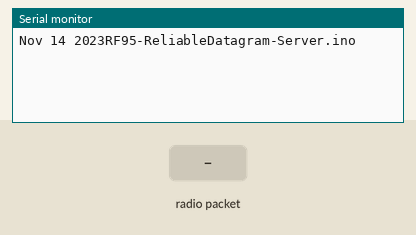
This sketch was run on a simulated Arduino Uno, built for the host (arithmetic inside an expression is 32-bit, double 64-bit). On the bench: the last lines printed to the serial monitor. The inputs (shaded band) are chosen by the test bench. No radio packets arrive unless stated.

Above: at 3.2 s.
3.3 s: radio packet "1" arrives
At 3.8 s:
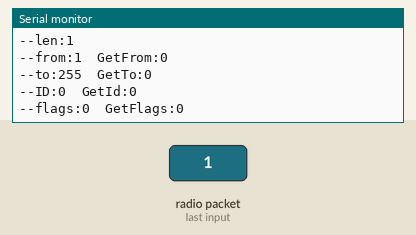
4.8 s: radio packet "0" arrives
At 4.91 s:
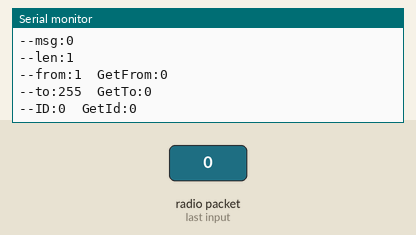
6.3 s: radio packet "2" arrives
At 7.3 s:
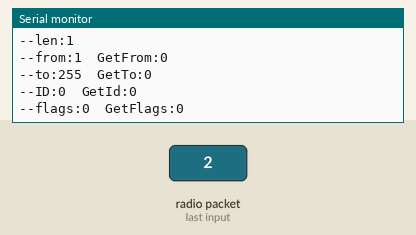

The sketch:

RF95-ReliableDatagram-Server.ino
```cpp
// M0-RFM95-Central-Min (server) Minimalist version for debugging
//
// Adafruit reference:  https://learn.adafruit.com/adafruit-feather-m0-radio-with-lora-radio-module/overview
//
// Class reference:     http://www.airspayce.com/mikem/arduino/RadioHead/classRH__RF95.html
//
// Examples:            http://www.airspayce.com/mikem/arduino/RadioHead/examples.html
//
// Central station which receives messages from sensors
//  - receive and ack message from satellite(s)
//  - display message on OLED
//
// Hardware:  Adafruit Feather M0 RFM95 LoRa
//
// Software:  Arduino IDE 2.3.3 (also tested with 1.8.x with same result)
//            RadioHead library  1.122.1
//
// 241110 - testing with PIR satellites - problems...
//        - satellite reboots on trigger and always starts with ID = 1 which produces duplicate message error
//        - using #define RH_ENABLE_EXPLICIT_RETRY_DEDUP 1 doesn't fix it
//        - ignore errors on manager.recvfromAck() and do my own error checking in later versions
//
// 241124 - further testing to find why receivefromAck() variables are getting corrupted
// 241126 - use getter fns manager.headerFrom(), etc to get correct info and get a good senttoWait()
//

#include <RHReliableDatagram.h>
#include <RH_RF95.h>

#define ADDR_CENTRAL     100
#define ADDR_SATELLITE1  101
#define ADDR_SATELLITE2  102

RH_RF95 radio(8,3);     // setup for Adafruit Feather M0 RFM95
RHReliableDatagram manager(radio, ADDR_CENTRAL);

void setup() {
  Serial.begin(9600);
  delay(2000);
  Serial.print(__DATE__);  Serial.println( __FILE__);

  //------ radio setup
  if( !manager.init()){
    Serial.println("Radio/manager init failed.");
  }
  radio.setFrequency( 915.0 );
}

uint8_t msgIn[RH_RF95_MAX_MESSAGE_LEN];   // incoming data = max len 251 (250 + NULL)
uint8_t msgOut[RH_RF95_MAX_MESSAGE_LEN];  // outgoing data

void loop() {

  if (manager.available()) {

    uint8_t len = sizeof(msgIn);
    uint8_t from, getFrom;
    uint8_t result;
    uint8_t toId;
    uint8_t msgId;
    uint8_t flags;

    Serial.println("Manager is available.");
    // Wait for a message addressed to us from the client

    result = manager.recvfromAck(msgIn, &len, &from, &toId, &msgId, &flags);
    Serial.print("Result: "); Serial.println(result);
    if(result==0 || result==1) {    // ignore errors because of dupe IDs
      Serial.print("got request from unit#: ");
      Serial.print(from, DEC);
      Serial.print(" Data:");
      Serial.println((char*)msgIn);

      // Send a reply back to the originator client
//      if (!manager.sendtoWait(msgOut, strlen((char*)msgOut), from )) {
      if (!manager.sendtoWait(msgOut, strlen((char*)msgOut), manager.headerFrom() )) { // use this!
        Serial.println("sendtoWait failed");
      }

    } else {
      Serial.println("Receive failed");
    }

    Serial.print("--msg:"); Serial.println((char*)msgIn);
    Serial.print("--len:"); Serial.println(len);
    Serial.print("--from:");Serial.print(from);   Serial.print("  GetFrom:");Serial.println(manager.headerFrom());
    Serial.print("--to:");Serial.print(toId);     Serial.print("  GetTo:");Serial.println(manager.headerTo());
    Serial.print("--ID:");Serial.print(msgId);    Serial.print("  GetId:");Serial.println(manager.headerId());
    Serial.print("--flags:");Serial.print(flags); Serial.print("  GetFlags:");Serial.println(manager.headerFlags(),HEX);
  }
}
```

Measured:
- after the input at 3.3 s, the serial monitor: prints a new line at once (image 1)
- after the input at 4.8 s, the serial monitor: prints a new line at once (image 2)
- after the input at 6.3 s, the serial monitor: prints a new line at once (image 3)
